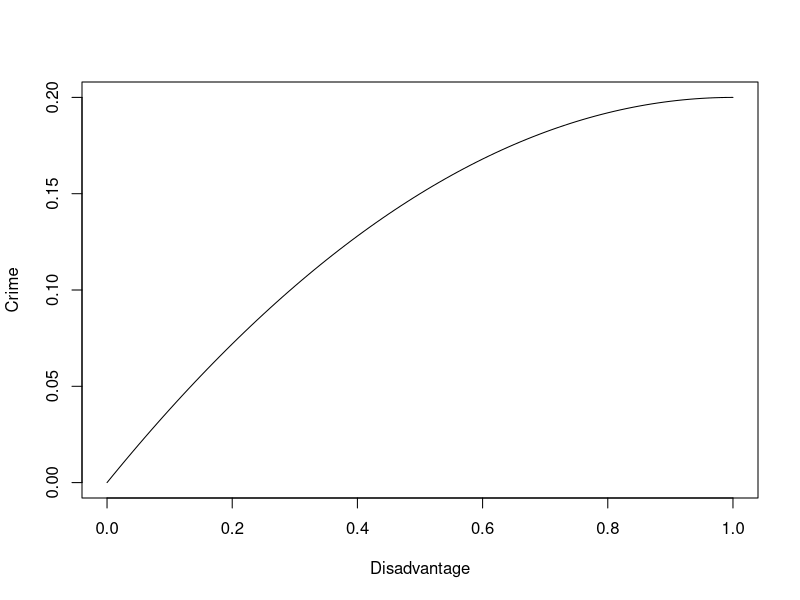

Source code (R):
## ---- chunk 1
plot(function(x){0.4*x - 0.2*(x^2)}, xlab = "Disadvantage", ylab = "Crime")
